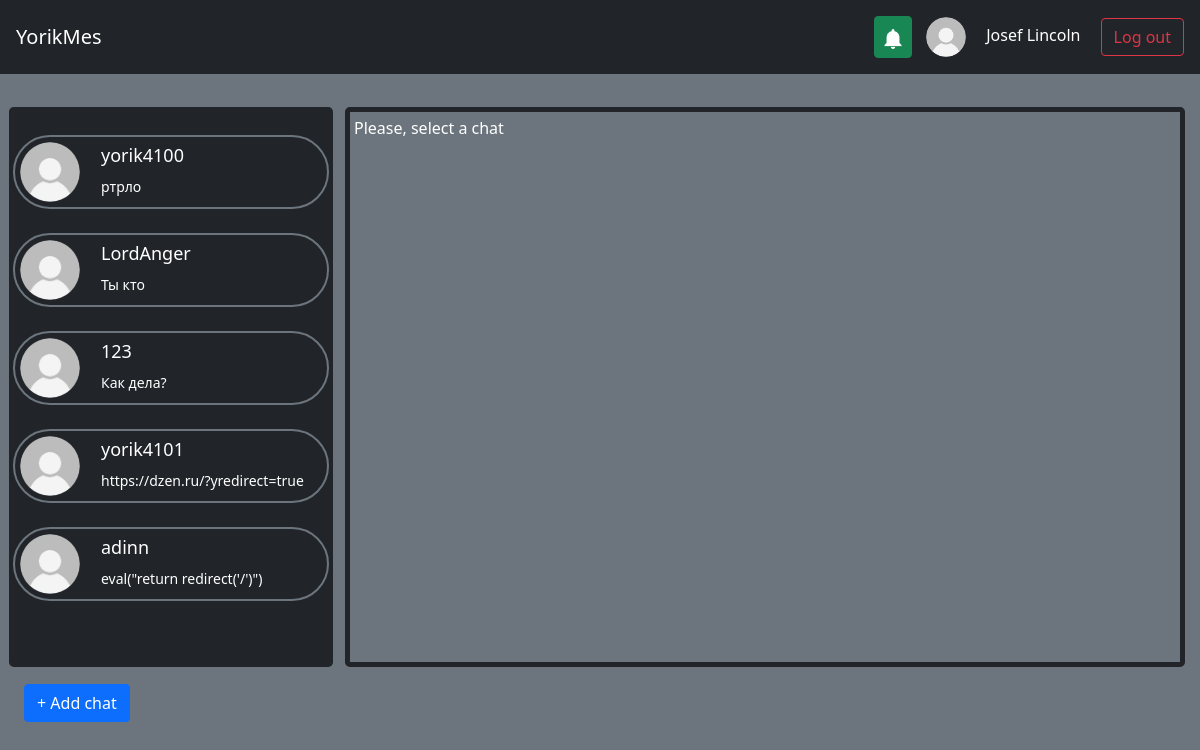
/chats (signed in), run on the app's committed database.
### db_scripts/data/users.py (models this page shows, shortened)
class User(SqlAlchemyBase, UserMixin, SerializerMixin):
    __tablename__ = 'users'
    id = sqlalchemy.Column(sqlalchemy.Integer,
                           primary_key=True, autoincrement=True)
    email = sqlalchemy.Column(sqlalchemy.String,
                              index=True, unique=True, nullable=True)
    nickname = sqlalchemy.Column(sqlalchemy.String, nullable=True)
    surname = sqlalchemy.Column(sqlalchemy.String, nullable=True)
    name = sqlalchemy.Column(sqlalchemy.String, nullable=True)
    age = sqlalchemy.Column(sqlalchemy.Integer, nullable=True)
    hashed_password = sqlalchemy.Column(sqlalchemy.String, nullable=True)
    modified_date = sqlalchemy.Column(sqlalchemy.DateTime,
                                      default=datetime.datetime.now)
    contacts = orm.relationship("Chat", back_populates='user')
    avatar = orm.relationship("Avatar", back_populates='user')

### db_scripts/data/messages.py (models this page shows)
class Message(SqlAlchemyBase, SerializerMixin):
    __tablename__ = 'messages'
    id = sqlalchemy.Column(sqlalchemy.Integer,
                           primary_key=True, autoincrement=True)
    chat_id = sqlalchemy.Column(sqlalchemy.Integer, sqlalchemy.ForeignKey("chats.id"))
    text = sqlalchemy.Column(sqlalchemy.String, nullable=False)
    date_time = sqlalchemy.Column(sqlalchemy.DateTime, default=datetime.datetime.now())
    chat = orm.relationship('Chat')

### main.py (the view)
@app.route("/")
@app.route("/chats", methods=["GET", "POST"])
def index():
    visible_notif = all((request.args.get("visible_notif", type=bool, default=False), current_user.is_authenticated))
    db_sess = db_session.create_session()
    if current_user.is_authenticated:
        contacts = list(map(lambda x: ContactCard(x),
                            db_sess.query(Chat).filter(Chat.user_id == current_user.id).all()))
        notifications = list(map(lambda x: NoticeCard(x),
                                 db_sess.query(Notification).filter(Notification.user_id == current_user.id).all()))
    else:
        contacts = []
        notifications = []
    return render_template("index.html", title="Chats", contacts=contacts, notifications=notifications,
                           notifications_default_visible=visible_notif)

### db_scripts/db_session.py (called while the page is built)
def create_session() -> Session:
    global __factory
    return __factory()

### main.py (called while the page is built)
def render_template(*args, **kwargs):
    db_sess = db_session.create_session()
    if current_user.is_authenticated:
        avatar = db_sess.query(Avatar).filter(Avatar.user_id == current_user.id).first()
    else:
        avatar = None
    return flask.render_template(*args, **kwargs, avatar=avatar.id if avatar else None)

@login_manager.user_loader
def load_user(user_id):
    db_sess = db_session.create_session()
    return db_sess.query(User).get(user_id)

### templates/index.html (shortened to what this page needs)
{% extends "base.html" %}
{% block content %}
    {% if current_user.is_authenticated %}
        <div><table><tr>
            <td>
                <div class="scroll rounded-3">
                    {% for user in contacts %}
                        <a class="p-2 text-white" style="text-decoration: none;" href="/chats/{{ user.id }}">
                            {% if user.id == id %}
                            <div class="border p-1 bg-secondary rounded-pill">
                            {% else %}
                            <div class="border p-1 border-secondary border-2 rounded-pill">
                            {% endif %}
                                <table>
                                    <tr>
                                        <td rowspan="2">
                                            <img src="{{ url_for('static', filename='img/user-profile-icon.png'
                                                 if not user.avatar else 'img/avatars/#' + user.avatar|string + '.png') }}"
                                                 width="60" height="60" alt="" class="rounded rounded-circle">
                                        </td>
                                        <td>
                                            <span class="p-1" style="margin-left: 15px; font-size: 18px;">{{ user.showed_name }}</span>
                                        </td>
                                    </tr>
                                    <tr>
                                        <td>
                                            <div class="p-1" style="margin-left: 15px; font-size: 14px;"
                                                  id="last_mess">{{ user.last_message }}</div>
                                        </td>
                                    </tr>
                                </table>
                            </div>
                        </a>
                    {% endfor %}
                </div>
            </td>
            <td>
                <div class="messages rounded-3 border border-dark border-5 bg-secondary" style="margin-left: 10px" id="autoscroll">
                    {% block chat %}Please, select a chat{% endblock %}
                </div>
            </td>
        </tr>
        <tr>
            <td class="p-3">
                <div>
                    <a href="/add_chat" class="btn btn-primary">+ Add chat</a>
                </div>
            </td>
            <td class="p-2">
            </td>
        </tr>
        </table></div><br>
    {% endif %}
{% endblock %}

### templates/base.html (shortened to what this page needs)
<!DOCTYPE html>
<html lang="en">
    <head>
        <link rel="stylesheet"
            href="https://cdn.jsdelivr.net/npm/bootstrap@5.0.0-beta1/dist/css/bootstrap.min.css"
>
    </head>
    <nav class="navbar navbar-dark bg-dark p-3">
        <a class="navbar-brand" href="/">YorikMes</a>
        {% if current_user.is_authenticated %}
            <div class="">
                <button class="btn btn-success opener p-2" type="button" aria-controls="modal-example" onclick="window['modal-example'].showModal()" style="margin-right: 10px;">
                    <img src="{{ url_for('static', filename='img/notification-bell.png') }}" width="20" height="20" alt="">
                </button>
                <a href="/profile" style="text-decoration: none;">
                    <img src="{{ url_for('static', filename='img/user-profile-icon.png'
                    if not avatar else 'img/avatars/#' + avatar|string + '.png') }}" width="40" height="40" alt="" class="rounded rounded-circle">
                    <span class="text-white p-3" id="name_label">{% if current_user.surname %}{{ current_user.surname }}{% endif %} {{ current_user.name }}</span>
                </a>
                <a class="btn btn-outline-danger" href="/logout">Log out</a>
            </div>
        {% else %}
            <div class="">
                <a class="btn btn-outline-success" href="/login">Log in</a>
                <a class="btn btn-primary" href="/register">Register</a>
            </div>
        {% endif %}
    </nav>
    <body class="bg-secondary">
        <main role="main" class="p-2 text-white">
            <br>
            <div>{% block content %}{% endblock %}</div>
        </main>
    </body>
</html>

### templates/index.html (style rules this page uses)
div.scroll { margin:4px, 4px; padding:4px; background-color: #212529; width: 27vw; height: 70vh; overflow-x: hidden; overflow-y: auto; text-align:justify; }
div.messages { margin:4px, 4px; padding:4px; width: 70vw; height: 70vh; overflow-x: hidden; overflow-y: auto; text-align:justify; }
#last_mess { white-space: nowrap; width: 20vw; overflow: hidden; text-overflow: ellipsis; }

### templates/base.html (style rules this page uses)
#name_label { white-space: nowrap; width: 300px; overflow: hidden; text-overflow: ellipsis; }

### data on the page
User: surname "Josef", name "Lincoln"
User: showed_name "yorik4100"
Message: last_message "ртрло"
User: showed_name "LordAnger"
Message: last_message "Ты кто"
User: showed_name "123"
Message: last_message "Как дела?"
User: showed_name "yorik4101"
Message: last_message "https://dzen.ru/?yredirect=true"
User: showed_name "adinn"
Message: last_message "eval(\"return redirect('/')\")"
